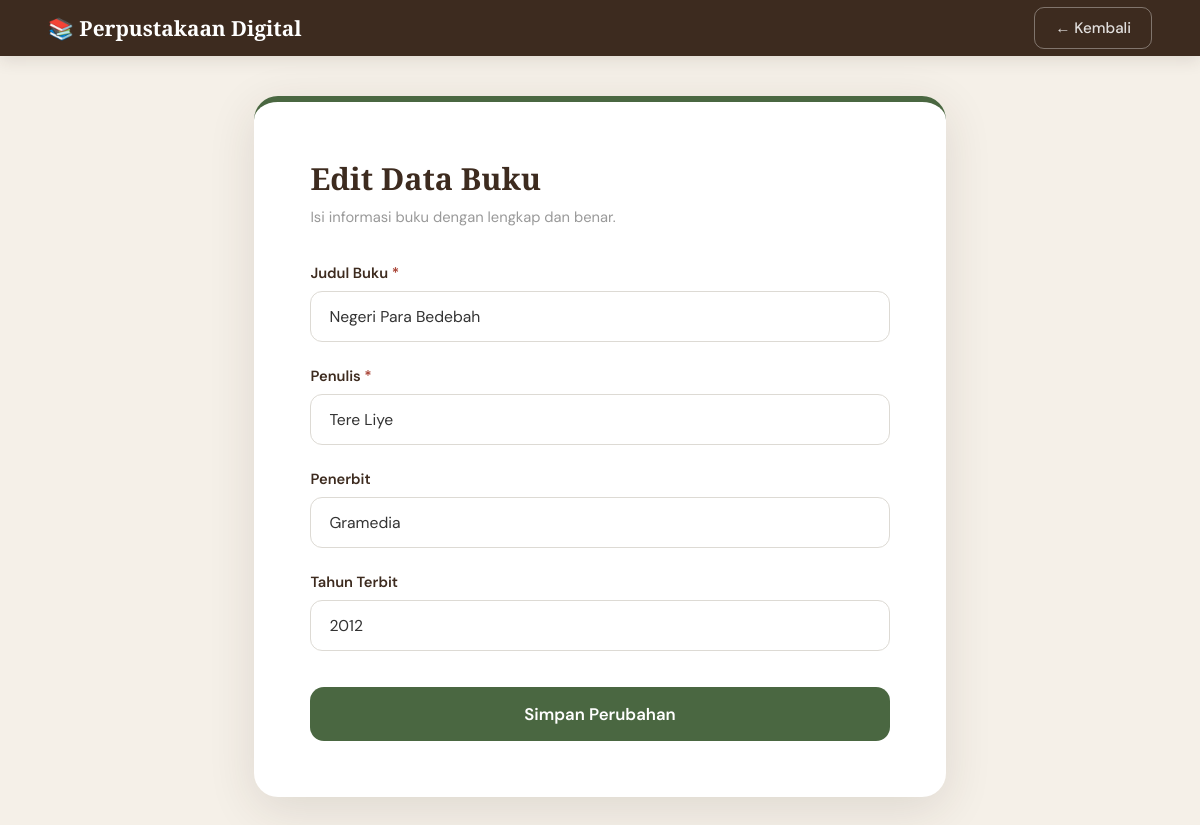
/FormBuku.php?id=1, run on the app's committed database.
### tables this page shows
CREATE TABLE IF NOT EXISTS buku (
    id_buku         INT AUTO_INCREMENT PRIMARY KEY,
    judul_buku      VARCHAR(500) NOT NULL,
    penulis         VARCHAR(500) NOT NULL,
    penerbit        VARCHAR(250),
    tahun_terbit    INT
);

### Model.php (called while the page is built, shortened)
<?php
function getBukuById($id_buku) {
    $koneksi = koneksiDatabase();
    $id      = mysqli_real_escape_string($koneksi, $id_buku);
    $query   = "SELECT * FROM buku WHERE id_buku = '$id' LIMIT 1";
    $result  = mysqli_query($koneksi, $query);
    $data    = mysqli_fetch_assoc($result);
    return $data;
}

### FormBuku.php (the view, shortened to what this page needs)
<?php
require_once 'Model.php';
$id     = $_GET['id'] ?? null;
$data   = null;
$isEdit = false;
if ($id) {
    $data   = getBukuById($id);
    $isEdit = true;
}
$judulForm = $isEdit ? 'Edit Data Buku' : 'Tambah Data Buku';
$namaBtn   = $isEdit ? 'Simpan Perubahan' : 'Tambahkan Buku';
?>
<!DOCTYPE html>
<html lang="id">
<head>
</head>
<body>
<nav>
    <span class="brand">📚 Perpustakaan Digital</span>
    <a href="Buku.php">← Kembali</a>
</nav>
<div class="container">
    <div class="form-card">
        <h1><?= $judulForm ?></h1>
        <p class="sub">Isi informasi buku dengan lengkap dan benar.</p>
        <form method="POST" action="FormBuku.php<?= $isEdit ? '?id=' . ($data['id_buku'] ?? '') : '' ?>">
            <div class="field">
                <label>Judul Buku <span class="req">*</span></label>
                <input type="text" name="judul_buku"
                       value="<?= htmlspecialchars($data['judul_buku'] ?? '') ?>"
                       placeholder="Masukkan judul buku">
            </div>
            <div class="field">
                <label>Penulis <span class="req">*</span></label>
                <input type="text" name="penulis"
                       value="<?= htmlspecialchars($data['penulis'] ?? '') ?>"
                       placeholder="Nama penulis">
            </div>
            <div class="field">
                <label>Penerbit</label>
                <input type="text" name="penerbit"
                       value="<?= htmlspecialchars($data['penerbit'] ?? '') ?>"
                       placeholder="Nama penerbit">
            </div>
            <div class="field">
                <label>Tahun Terbit</label>
                <input type="number" name="tahun_terbit"
                       value="<?= htmlspecialchars($data['tahun_terbit'] ?? '') ?>"
                       min="1000" max="<?= date('Y') ?>"
                       placeholder="Contoh: 2023">
            </div>
            <button type="submit" class="btn-submit"><?= $namaBtn ?></button>
        </form>
    </div>
</div>
</body>
</html>

### FormBuku.php (style rules this page uses)
:root { --cream: #F5F0E8; --brown: #3D2B1F; --gold: #C8960C; --rust: #A63D2F; --sage: #4A6741; }
* { margin: 0; padding: 0; box-sizing: border-box; }
body { min-height: 100vh; background: var(--cream); font-family: 'DM Sans', sans-serif; display: flex; flex-direction: column; }
nav { background: var(--brown); min-height: 7vh; padding: 0 48px; display: flex; align-items: center; justify-content: space-between; box-shadow: 0 4px 16px rgba(61,43,31,0.12); }
nav .brand { font-family: 'Playfair Display', serif; color: #fff; font-size: 1.3rem; font-weight: 700; }
nav a { color: rgba(255,255,255,0.85); text-decoration: none; font-size: 0.95rem; padding: 10px 20px; border: 1.5px solid rgba(255,255,255,0.35); border-radius: 10px; font-weight: 500; transition: all 0.2s ease; }
.container { flex: 1; width: 100%; display: flex; align-items: center; justify-content: center; padding: 40px 24px; }
.form-card { background: #fff; border-radius: 24px; padding: 56px; box-shadow: 0 12px 48px rgba(61,43,31,0.12); border-top: 6px solid var(--sage); width: 60%; max-width: 750px; min-width: 340px; }
.form-card h1 { font-family: 'Playfair Display', serif; font-size: 1.9rem; color: var(--brown); margin-bottom: 8px; }
.form-card p.sub { color: #999; font-size: 0.92rem; margin-bottom: 36px; }
.field { margin-bottom: 24px; }
label { display: block; font-weight: 600; font-size: 0.92rem; color: var(--brown); margin-bottom: 8px; }
label span.req { color: var(--rust); }
input[type="text"], input[type="number"] { width: 100%; padding: 14px 18px; border: 1.5px solid #dddad4; border-radius: 12px; font-family: 'DM Sans', sans-serif; font-size: 0.98rem; color: #333; transition: all 0.18s ease; outline: none; }
.btn-submit { width: 100%; padding: 16px; background: var(--sage); color: #fff; border: none; border-radius: 14px; font-family: 'DM Sans', sans-serif; font-size: 1.05rem; font-weight: 600; cursor: pointer; transition: all 0.22s ease; margin-top: 12px; }

### data on the page
buku: judul_buku "Negeri Para Bedebah", penulis "Tere Liye", penerbit "Gramedia", tahun_terbit "2012"

### other printed values
$judulForm "Edit Data Buku"
$namaBtn "Simpan Perubahan"
